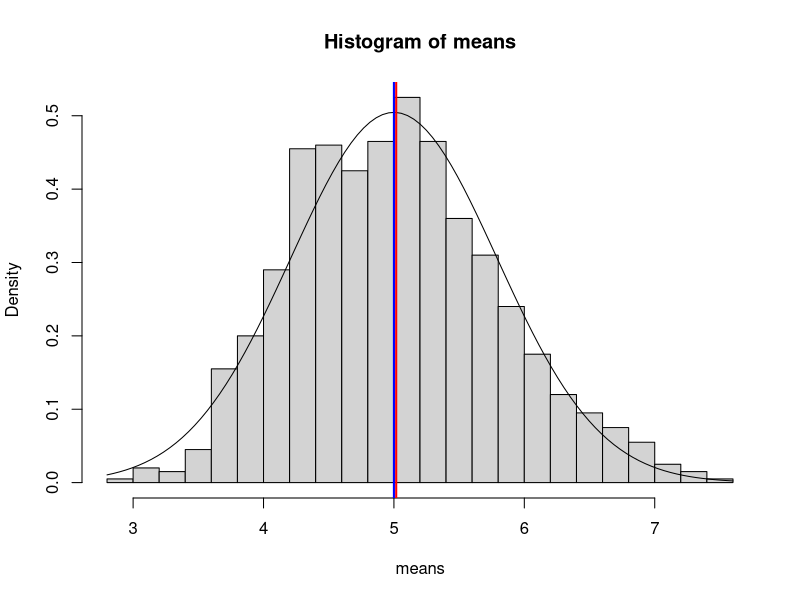

Generate this figure with R:
## ---- chunk 1
knitr::opts_chunk$set(echo = TRUE, tidy.opts = list(width.cutoff = 60))
## ---- chunk 2
#set simulation parameters
lambda <- 0.2
n <- 40

#simulate and place in 1000 x 40 matrix
set.seed(20170301)
simulation <- matrix(rexp(1000*n, rate = lambda), ncol = n)
## ---- chunk 3
#theoretical mean
tmean <- 1/lambda
tmean

#sample mean, based on mean of the mean of each simulation
means <- rowMeans(simulation)
smean <- mean(means)
smean
## ---- chunk 4
#theoretical standard deviation and variance
tsd <- 1 / lambda / n^0.5
tvar <- tsd^2
tvar

#sample variance
svar <- var(means)
svar
## ---- chunk 5
#histogram of means
hist(means, breaks = 20, probability = TRUE)

#add normal distribution and lines for theoretical and sample mean
curve(dnorm(x, tmean, tsd), add=TRUE)
abline(v = smean, col = "red", lwd = 2)
abline(v = tmean, col = "blue", lwd = 2)
## ---- chunk 6
sessionInfo()
